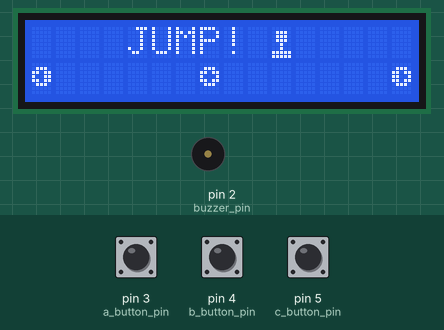
Recording of a sketch running on a simulated Arduino Uno, built with avr-gcc and run on an emulated ATmega328P. On the bench: 16×2 character LCD, buzzer (waves = sounding). The test bench sets the inputs (shaded band); at power-on: pin 4 (b_button_pin) LOW, pin 3 (a_button_pin) LOW, pin 5 (c_button_pin) LOW. Random numbers use the default seed unless the sketch sets one.

Above: at 1.2 s.
1.3 s: pin 4 (b_button_pin) pulled HIGH for 0.15 s
At 1.57 s:
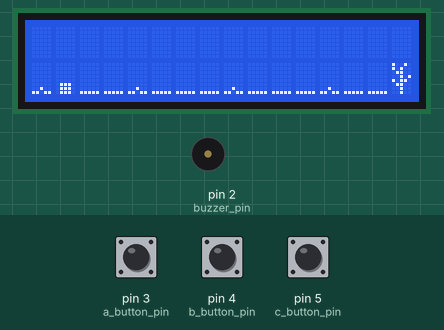
3.3 s: pin 3 (a_button_pin) pulled HIGH for 0.15 s
At 3.43 s:
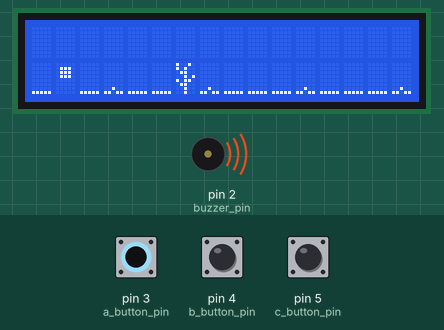
5.4 s: pin 3 (a_button_pin) pulled HIGH for 3.2 s
At 9.7 s:
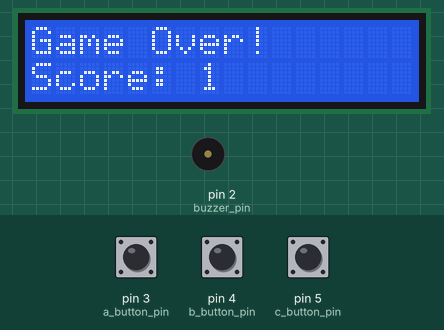
10.1 s: pin 3 (a_button_pin) pulled HIGH for 1 s
At 11.15 s:
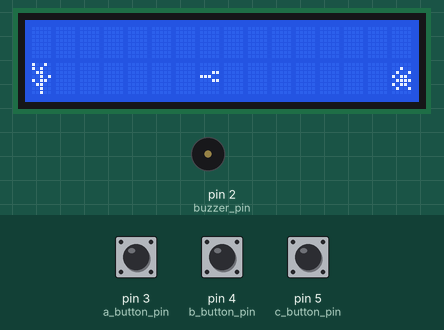
12.7 s: pin 5 (c_button_pin) pulled HIGH for 0.15 s
At 13.8 s:
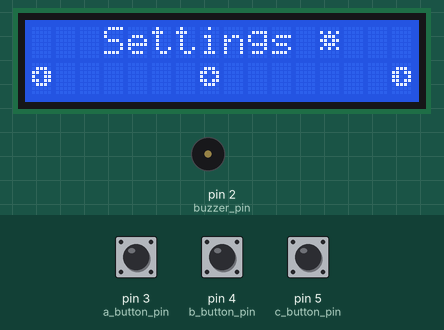
14.3 s: pin 4 (b_button_pin) pulled HIGH for 1 s
At 16.5 s:
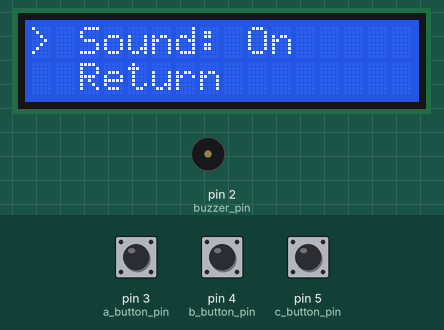
Timing chart, 0 to 17.8 s (numbered marks = the images above; inputs shaded):
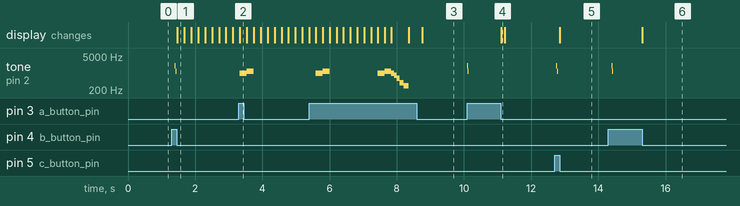

Measured:
- after the input at 1.3 s, tone on pin 2 (buzzer_pin): silent → 2000 Hz after 0.10 s, → 1200 Hz 0.02 s later, → silent 0.03 s later; the display: changes after 0.17 s (image 1)
- after the input at 5.4 s, tone on pin 2 (buzzer_pin): plays 1000 Hz for 0.20 s, 1200 Hz for 0.20 s, 1000 Hz for 0.20 s, 1200 Hz for 0.20 s, 1000 Hz for 0.08 s, 800 Hz for 0.08 s … (9 notes in this stretch), starting after 0.19 s
- after the input at 10.1 s, tone on pin 2 (buzzer_pin): silent → 2000 Hz at once, → 1200 Hz 0.02 s later, → silent 0.03 s later; the display: changes after 1.0 s (image 4)
- after the input at 12.7 s, tone on pin 2 (buzzer_pin): silent → 2000 Hz after 0.05 s, → 1200 Hz 0.02 s later, → silent 0.03 s later; the display: changes after 0.15 s (image 5)
- after the input at 14.3 s, tone on pin 2 (buzzer_pin): silent → 2000 Hz after 0.10 s, → 1200 Hz 0.02 s later, → silent 0.03 s later; the display: changes after 1.0 s (image 6)

The sketch:

lcdgames.ino
```cpp
#include <LiquidCrystal.h>

LiquidCrystal lcd(13,12,11,10,9,8);
const int buzzer_pin = 2;
const int a_button_pin = 3;
const int b_button_pin = 4;
const int c_button_pin = 5;

int menu_index = 0;
int interface = 0;
int sound_setting = 1;
int settings_index = 0;

byte joystick_icon[8] = {B00000, B01110, B01110, B01110, B00100, B00100, B11111, B11111};
byte settings_icon[8] = {B00000, B10101, B01110, B11011, B01110, B10101, B00000, B00000};
byte select_icon[8] = {B00000, B01110, B11011, B10001, B11011, B01110, B00000, B00000};
byte left_icon[8] = {B00000, B01110, B11011, B10011, B11011, B01110, B00000, B00000};
byte right_icon[8] = {B00000, B01110, B11011, B11001, B11011, B01110, B00000, B00000};

void jump_game_1();
void settings_menu();
void draw_custom_at(int column, int row, int byte_num);
void play_tone(int pin, int frequency, int duration);
void button_destick(int button_pin);
void menu_option_display(String message, int byte_num, void (*function)());

void setup() {
  pinMode(buzzer_pin, OUTPUT);
  pinMode(a_button_pin, INPUT);
  pinMode(b_button_pin, INPUT);
  pinMode(c_button_pin, INPUT);

  lcd.begin(16,2);
  lcd.clear();

  randomSeed(analogRead(A0));
}

void loop() {
  lcd.createChar(0, joystick_icon);
  lcd.createChar(1, settings_icon);
  lcd.createChar(2, select_icon);
  lcd.createChar(3, left_icon);
  lcd.createChar(4, right_icon);

  if (digitalRead(a_button_pin) == HIGH){
    button_destick(a_button_pin);
    menu_index--;
  }
  if (digitalRead(c_button_pin) == HIGH){
    button_destick(c_button_pin);
    menu_index++;
  }
  menu_index = constrain(menu_index, 0, 1);

  if (interface == 0){
    if (menu_index == 0){
      menu_option_display("    JUMP! ", 0, jump_game_1);
    }
    else if(menu_index == 1){
      menu_option_display("   Settings ", 1, settings_menu);

    }
  }

  draw_custom_at(0, 1, 3);
  draw_custom_at(7, 1, 2);
  draw_custom_at(15, 1, 4);

  delay(100);
}
```

jump.ino
```cpp
void jump_game_1(){
  int tick = 0;

  int jump = 0;
  int player_row = 1;
  int score = 0;

  int obstacle_row = 1;
  int obstacle_column = 16;
  int obstacle_type = 1;

  bool alive = true;

  byte grass[8] = {B00000, B00000, B00000, B00000, B00000, B00000, B00100, B11011};
  byte ground[8] = {B00000, B00000, B00000, B00000, B00000, B00000, B00000, B11111};

  byte tree[8] = {B10010, B10100, B01100, B00101, B10110, B01100, B00100, B00100};
  byte dart[8] = {B00000, B00000, B00011, B11100, B00011, B00000, B00000, B00000};

  byte player_states[2][8] = {
    {B00000,B00000,B00000,B00000,B00000,B01110,B01110,B01110},
    {B00000,B01110,B01110,B01110,B00000,B00000,B00000,B00000}
  };
  byte dead_player_states[2][8] = {
    {B00000, B00100, B01001, B10110, B01111, B10110, B01001, B00000},
    {B00000, B00000, B10001, B00010, B01001, B10000, B01001, B00000}
  };

  lcd.createChar(0, ground);
  lcd.createChar(1, grass);
  lcd.createChar(2, dart);
  lcd.createChar(3, tree);
  lcd.createChar(4, dead_player_states[0]);
  lcd.createChar(5, dead_player_states[1]);
  lcd.createChar(6, player_states[0]);
  lcd.createChar(7, player_states[1]);
  lcd.clear();

  while (alive){
    //player logic
    if (!jump){
      if (digitalRead(a_button_pin) == HIGH){
        jump = 9;
      }
    }
    if (jump){
      jump--;
    }

    player_row = int((jump == 0) || (jump == 1) || (jump == 8));

    //obstacle logic
    if (obstacle_column <= 0){
      obstacle_row = random(0,100) < 75;
      obstacle_column = 16;
      obstacle_type = obstacle_row;
    }

    obstacle_column--;

    //score/death logic
    if (obstacle_column == 1){
      if (player_row == obstacle_row){
        alive = false;
      }else{
        score++;
      }
    }

    //clearing sky
    lcd.setCursor(0, 0);
    lcd.print("                ");

    //drawing background
    for (int i = 0; i < 16; i++){
      draw_custom_at(i, 1, ((i + tick) & 3) == 0 ? byte(1) : byte(0));
    }

    //drawing player
    draw_custom_at(1, player_row, 6 + int((jump==1) || (jump>=4 && jump<=6) || (jump==8)));

    //drawing obstacle
    draw_custom_at(obstacle_column, obstacle_row, 2 + obstacle_type);

    //sfx
    if (jump >= 7){
      play_tone(buzzer_pin, 1000 + 200 * (8 - jump), 200);
    }

    tick += 1;
    delay(max(60, 200 - score * 2));
  }

  //game over screen
  draw_custom_at(1, player_row, 4);
  play_tone(buzzer_pin, 1000, 80);
  delay(80);
  play_tone(buzzer_pin, 800, 80);
  delay(80);
  play_tone(buzzer_pin, 600, 80);
  delay(80);
  play_tone(buzzer_pin, 400, 120);
  delay(120);
  play_tone(buzzer_pin, 300, 150);
  delay(150);
  draw_custom_at(1, player_row, 5);
  delay(400);

  lcd.clear();
  lcd.home();
  lcd.print("Game Over!");
  lcd.setCursor(0, 1);
  lcd.print("Score: ");
  lcd.print(score);

  while (true){
    if (digitalRead(a_button_pin) == HIGH){
      button_destick(a_button_pin);
      lcd.clear();
      break;
    }
  }
}
```

utils.ino
```cpp
void draw_custom_at(int column, int row, int byte_num){
  lcd.setCursor(column, row);
  lcd.write(byte(byte_num));
}

void play_tone(int pin, int frequency, int duration){
  if (sound_setting){
    tone(pin, frequency, duration);
  }
}

void button_destick(int pin) {
  play_tone(buzzer_pin, 2000, 20);
  delay(20);
  play_tone(buzzer_pin, 1200, 30);
  while(digitalRead(pin) == HIGH);
}

void menu_option_display(String message, int byte_num, void (*function)()) {
  int total_spaces = 16 - message.length() - 1;
  if (total_spaces < 0) total_spaces = 0;

  lcd.home();
  lcd.print(message);
  lcd.write(byte(byte_num));
  for (int i = 0; i < total_spaces; i++) {
    lcd.print(" ");
  }

  if (digitalRead(b_button_pin) == HIGH) {
    button_destick(b_button_pin);
    function();
    lcd.clear();
  }
}
```

settings.ino
```cpp
void settings_menu() {
  lcd.clear();
  while (true){
    lcd.setCursor(0, 0);
    if (settings_index == 0) {
      lcd.print("> Sound: ");
      if (sound_setting == 1) {
        lcd.print("On ");
      } else {
        lcd.print("Off");
      }
    } else {
      lcd.print("  Sound: ");
      if (sound_setting == 1) {
        lcd.print("On ");
      } else {
        lcd.print("Off");
      }
    }

    lcd.setCursor(0, 1);
    if (settings_index == 1) {
      lcd.print("> Return");
    } else {
      lcd.print("  Return");
    }

    if (digitalRead(a_button_pin) == HIGH) {
      button_destick(a_button_pin);
      settings_index = (settings_index + 1) % 2;
    }

    if (digitalRead(b_button_pin) == HIGH) {
      button_destick(b_button_pin);
      if (settings_index == 0) {
        sound_setting = !sound_setting;
        if (sound_setting) {
          lcd.setCursor(8, 0);
          lcd.print(" On ");
        } else {
          lcd.setCursor(8, 0);
          lcd.print(" Off");
        }
      } else if (settings_index == 1) {
        interface = 0;
        return;
      }
    }

    if (digitalRead(c_button_pin) == HIGH) {
      button_destick(c_button_pin);
      settings_index = (settings_index == 1) ? 0 : settings_index + 1;
    }
  }
}
```
